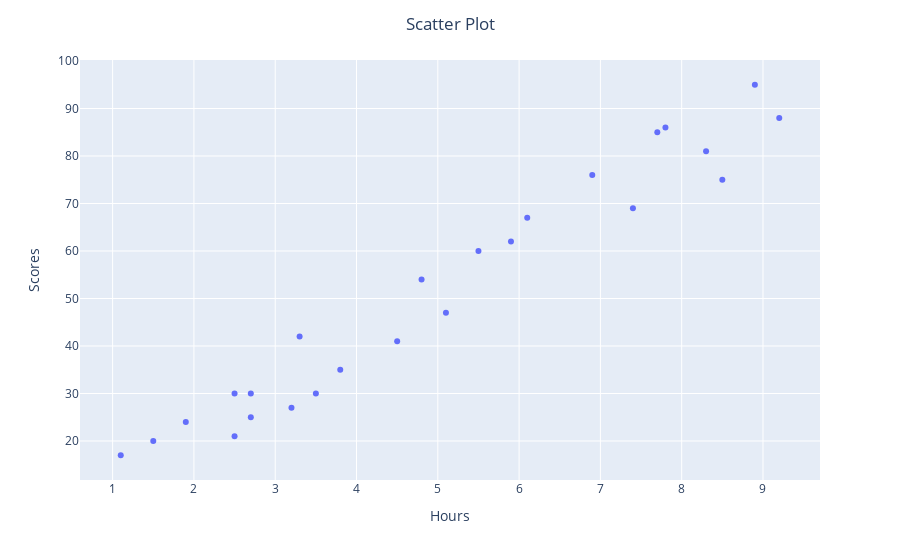

The notebook cell saved with this chart:
### Code cell
fig=px.scatter(stud_df,x='Hours',y='Scores')
fig.update_layout(title_text='Scatter Plot ', title_x=0.5)
fig.show()

### Figure 1 — Plotly figure (JSON) as saved in the notebook; plotly's stock layout.template omitted (floating-point values rounded to 4 significant figures)
{"data": [{"hovertemplate": "Hours=%{x}<br>Scores=%{y}<extra></extra>", "legendgroup": "", "marker": {"color": "#636efa", "symbol": "circle"}, "mode": "markers", "name": "", "orientation": "v", "showlegend": false, "type": "scatter", "x": [2.5, 5.1, 3.2, 8.5, 3.5, 1.5, 9.2, 5.5, 8.3, 2.7, 7.7, 5.9, 4.5, 3.3, 1.1, 8.9, 2.5, 1.9, 6.1, 7.4, 2.7, 4.8, 3.8, 6.9, 7.8], "xaxis": "x", "y": [21, 47, 27, 75, 30, 20, 88, 60, 81, 25, 85, 62, 41, 42, 17, 95, 30, 24, 67, 69, 30, 54, 35, 76, 86], "yaxis": "y"}], "layout": {"legend": {"tracegroupgap": 0}, "margin": {"t": 60}, "title": {"text": "Scatter Plot ", "x": 0.5}, "xaxis": {"anchor": "y", "domain": [0, 1], "title": {"text": "Hours"}}, "yaxis": {"anchor": "x", "domain": [0, 1], "title": {"text": "Scores"}}}}
